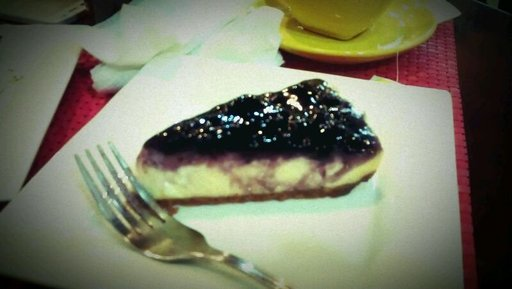
#> input picture train/cheesecake/1057054.jpg, 512 x 289 px, found by its file name; its folder holds only this picture in this run
$ jupyter execute --allow-errors Logistic_two_classes.ipynb   (shell and % lines are left out)
#> lines starting #> are read from the running program, lines starting #| are printed output that depends on the picture
[cell 1]
# Install necessary libraries

[cell 2]
# Import libraries
import os
import numpy as np
import skimage.io
from skimage.transform import resize
from skimage.feature import hog
from sklearn.model_selection import train_test_split
from sklearn.linear_model import LogisticRegression
from sklearn.metrics import accuracy_score, classification_report, confusion_matrix, roc_curve, auc
from sklearn.preprocessing import MinMaxScaler
from sklearn.utils.class_weight import compute_class_weight
import matplotlib.pyplot as plt
from skimage.color import rgb2gray
from scikitplot.metrics import plot_confusion_matrix, plot_roc

[cell 3]
# Function to load data
def load_data(data_directory):
#> called with data_directory = 'C:\\Food-101-minimized\\train'
    directories = [d for d in os.listdir(data_directory)
                   if os.path.isdir(os.path.join(data_directory, d))]

    class_to_label = {class_name: i for i, class_name in enumerate(directories)}

    labels = []
    images = []

    for d in directories:
        label_directory = os.path.join(data_directory, d)
        file_names = [os.path.join(label_directory, f)
                      for f in os.listdir(label_directory)
                      if f.endswith(".jpg")]
        label = class_to_label[d]
        for f in file_names:
            img = skimage.io.imread(f)
#> img is the input picture: shape (289, 512, 3); mean R, G, B 120.5, 121.6, 101.6
            img_resized = resize(img, (28, 28, 3))
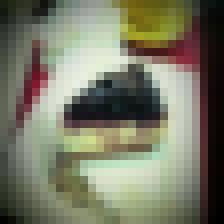
#> img_resized: shape (28, 28, 3) float64 (shown 8 times larger); mean R, G, B 0.473, 0.477, 0.399
            gray_img = rgb2gray(img_resized)
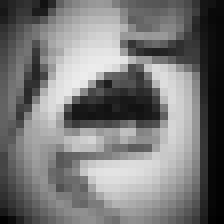
#> gray_img: shape (28, 28) float64 (shown 8 times larger); min 0.00264, max 0.927, mean 0.47
            images.append(gray_img.flatten())
            labels.append(label)
#> pass 2 of the loop in load_data, `for d in directories:`:
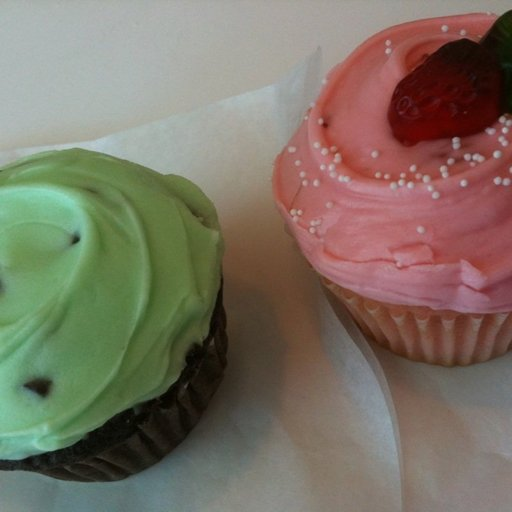
#> input picture train/cup_cakes/1027382.jpg, 512 x 512 px, found by its file name
#> in load_data, img is the input picture: shape (512, 512, 3); mean R, G, B 123.5, 114.2, 99.8
#> in load_data, `img_resized = resize(img, (28, 28, 3))`:
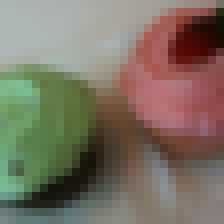
#> img_resized: shape (28, 28, 3) float64 (shown 8 times larger); mean R, G, B 0.484, 0.448, 0.392
#> in load_data, `gray_img = rgb2gray(img_resized)`:
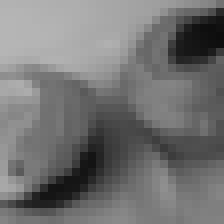
#> gray_img: shape (28, 28) float64 (shown 8 times larger); min 0.0514, max 0.713, mean 0.452
    return images, labels, class_to_label

[cell 4]
# Example usage for both training and testing data
train_data_directory = r'C:\Food-101-minimized\train'
test_data_directory = r'C:\Food-101-minimized\test'

# Load training data
train_images, train_labels, class_to_label = load_data(train_data_directory)
#> train_images = 2 items; train_labels = [0, 1]; class_to_label = {'cheesecake': 0, 'cup_cakes': 1}

# Load testing data
#> (the rest of this cell did not finish here and is left out)


[cell 5]
print(len(train_images))
#| 2

#> (the rest of this cell did not finish here and is left out)

[cell 6]
# Function to load data with pixel normalization
def load_and_normalize_data(data_directory):
#> called with data_directory = 'C:\\Food-101-minimized\\train'
    directories = [d for d in os.listdir(data_directory)
                   if os.path.isdir(os.path.join(data_directory, d))]

    class_to_label = {class_name: i for i, class_name in enumerate(directories)}

    labels = []
    images = []

    for d in directories:
        label_directory = os.path.join(data_directory, d)
        file_names = [os.path.join(label_directory, f)
                      for f in os.listdir(label_directory)
                      if f.endswith(".jpg")]
        label = class_to_label[d]
        for f in file_names:
            img = skimage.io.imread(f)
            img_resized = resize(img, (28, 28))
            gray_img = rgb2gray(img_resized)
            images.append(gray_img.flatten())
            labels.append(label)
#> pass 2 of the loop in load_and_normalize_data, `for d in directories:`:
    return images, labels, class_to_label

[cell 7]
# Example usage for both training and testing data
train_data_normalized = r'C:\Food-101-minimized\train'
test_data_normalized = r'C:\Food-101-minimized\test'

# Load training data
train_data_normalized, train_labels_normalized, class_to_label  = load_and_normalize_data(train_data_normalized)
#> train_data_normalized = 2 items; train_labels_normalized = [0, 1]

# Load testing data
#> (the rest of this cell did not finish here and is left out)


[cell 8]
print(len(train_images))
#| 2

#> (the rest of this cell did not finish here and is left out)
